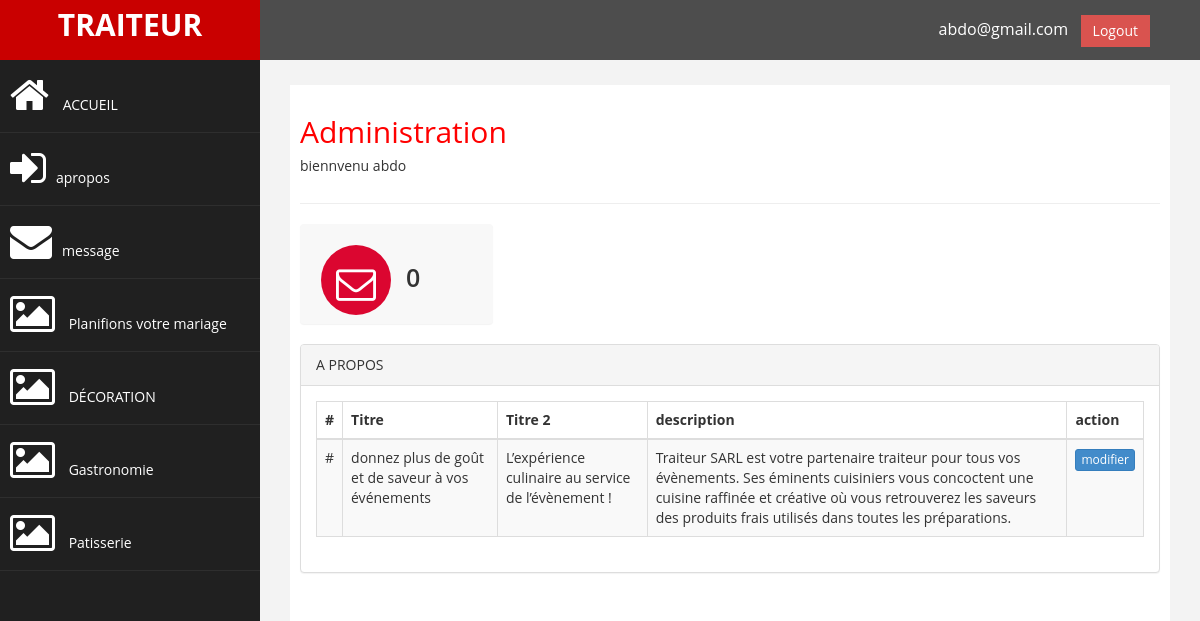
Page /admin.php (signed in) on the committed database.
### tables this page shows
CREATE TABLE IF NOT EXISTS `apropos` (
  `id` int(11) NOT NULL AUTO_INCREMENT,
  `titre` varchar(255) NOT NULL,
  `titrea` varchar(255) DEFAULT NULL,
  `description` longtext NOT NULL,
  `photoa` varchar(255) NOT NULL,
  `photob` varchar(255) NOT NULL,
  PRIMARY KEY (`id`)
);

### app/Autoloader.php (called while the page is built, shortened)
<?php
class Autoloader
{
    static function autoload($class)
    {
        if(strpos($class,__NAMESPACE__.'\\') === 0)
        {
            $class = str_replace(__NAMESPACE__.'\\','',$class);
            $class = str_replace('\\','/',$class);
        }
    }
}

### app/App.php (called while the page is built, shortened)
<?php
class App
{
    private static $_instance;
    private  $db_instance;
    public static function getInstance()
    {
        if(is_null(self::$_instance))
        {
            self::$_instance = new App();
        }
        return self::$_instance;
    }
    public function getDb()
    {
        $config = Config::getInstance();
        if(is_null($this->db_instance))
        {
            $this->db_instance =  new Database($config->get('db_name'),$config->get('db_user'),$config->get('db_pass'),$config->get('db_host'));
        }
        return  $this->db_instance;
    }
    public static function root()
    {
        $directoryURI = $_SERVER['REQUEST_URI'];
        $path = parse_url($directoryURI, PHP_URL_PATH);
        $components = explode('/', $path);
        $pathG = $components[1];
        return $pathG;
    }
}

### app/Config.php (called while the page is built, shortened)
<?php
class Config
{
    private $settings = [];
    private static $__instance;
    public function __construct()
    {
        $this->settings = require dirname(__DIR__).'/config/Config.php';
    }
    public static function getInstance()
    {
        if(is_null(self::$__instance))
        {
            self::$__instance = new Config();
        }
        return self::$__instance;
    }
    public function get($key)
    {
        return $this->settings[$key];
    }
}

### config/Config.php (called while the page is built)
<?php
return [
    "db_user" => "root",
    "db_pass" => "",
    "db_host" => "localhost",
    "db_name" => "traiteur",
    "db_char" => "SET NAMES utf8",
    "ERROR_MODE"=>PDO::ERRMODE_EXCEPTION,
    "pathOfSite" => dirname(__DIR__).'/',
    "pathOfFile" => dirname(__DIR__)."/public/img/",
    "pathToUp" => $_SERVER['DOCUMENT_ROOT'].'/'.\App\App::root().'/public/img',
];

### app/Table/Table.php (called while the page is built, shortened)
<?php
class Table
{
    protected static $table;
    private static function getTable()
    {
        return static::$table;
    }
    public static function getSingle($id)
    {
        return self::call()->prepare("SELECT *  FROM " .static::getTable(). " WHERE id = ?",[$id],get_called_class(),true);
    }
    protected static function call()
    {
        return App::getInstance()->getDb();
    }
}

### app/Database.php (called while the page is built, shortened)
<?php
class Database
{
    private $db_name;
    private $db_user;
    private $db_pass;
    private $db_host;
    private $pdo;
    public function __construct($db_name,$db_user ,$db_pass,$db_host)
    {
        $this->db_name = $db_name;
        $this->db_user = $db_user;
        $this->db_pass = $db_pass;
        $this->db_host = $db_host;
    }
    private function getDb()
    {
        if($this->pdo === null)
        {
            $option = [PDO::MYSQL_ATTR_INIT_COMMAND=>Config::getInstance()->get('db_char')];
            $pdo = new PDO("mysql:host=$this->db_host;dbname=$this->db_name",$this->db_user, $this->db_pass,$option);
            $pdo->setAttribute(PDO::ATTR_ERRMODE,Config::getInstance()->get('ERROR_MODE'));
            $this->pdo = $pdo;
        }
        return  $this->pdo;
    }
    public function prepare($stmt, $Attr ,$classname = null,$one = false)
    {
        $req  = $this->getDb()->prepare($stmt);
        $data =  $req->execute($Attr);
        if($classname === null)
        {
            $req->setFetchMode(PDO::FETCH_OBJ);
        }
        else
        {
            $req->setFetchMode(PDO::FETCH_CLASS,$classname);
        }
        if($one)
        {
            $data = $req->fetch();
        }
        else
        {
            $data = $req->fetchAll();
        }
        return $data;
    }
}

### app/views/admin/home.php (the view, shortened to what this page needs)
<div class="col-md-12 col-sm-12 col-xs-12">
    <div class="panel panel-default">
        <div class="panel-heading">
            A PROPOS
        </div>
        <div class="panel-body">
            <div class="table-responsive">
                <table class="table table-striped table-bordered table-hover">
                    <thead>
                    <tr>
                        <th>#</th>
                        <th>Titre</th>
                        <th>Titre 2</th>
                        <th>description</th>
                        <th>action</th>
                    </tr>
                    </thead>
                    <tbody>
                    <?php $apropo = \App\Table\Apropos::getSingle(1) ?>
                    <tr>
                        <td>#</td>
                        <td><?= nl2br($apropo->titre);?></td>
                        <td><?= nl2br($apropo->titrea);?></td>
                        <td><?= nl2br($apropo->description);?></td>
                        <td>
                            <a data-toggle="modal" data-target="#myModal" class="btn btn-primary btn-xs">modifier</a>
                        </td>
                    </tr>
                    </tbody>
                </table>
            </div>
        </div>
    </div>
</div>

### public/css/assets/css/custom.css (style rules this page uses)
body { font-family: 'Open Sans', sans-serif; }

### rows in the picture
apropos: titre "donnez plus de goût et de saveur à vos événements", titrea "L’expérience culinaire au service de l’évènement !", description "Traiteur SARL est votre partenaire traiteur pour tous vos évènements. Ses éminents cuisiniers vous concoctent une cuisine raffinée et créative où vous retrouverez les saveurs des produits frais utilisés dans toutes les préparations."

### other values in the picture
count(\App\Table\Messages::getAll()) "0"
